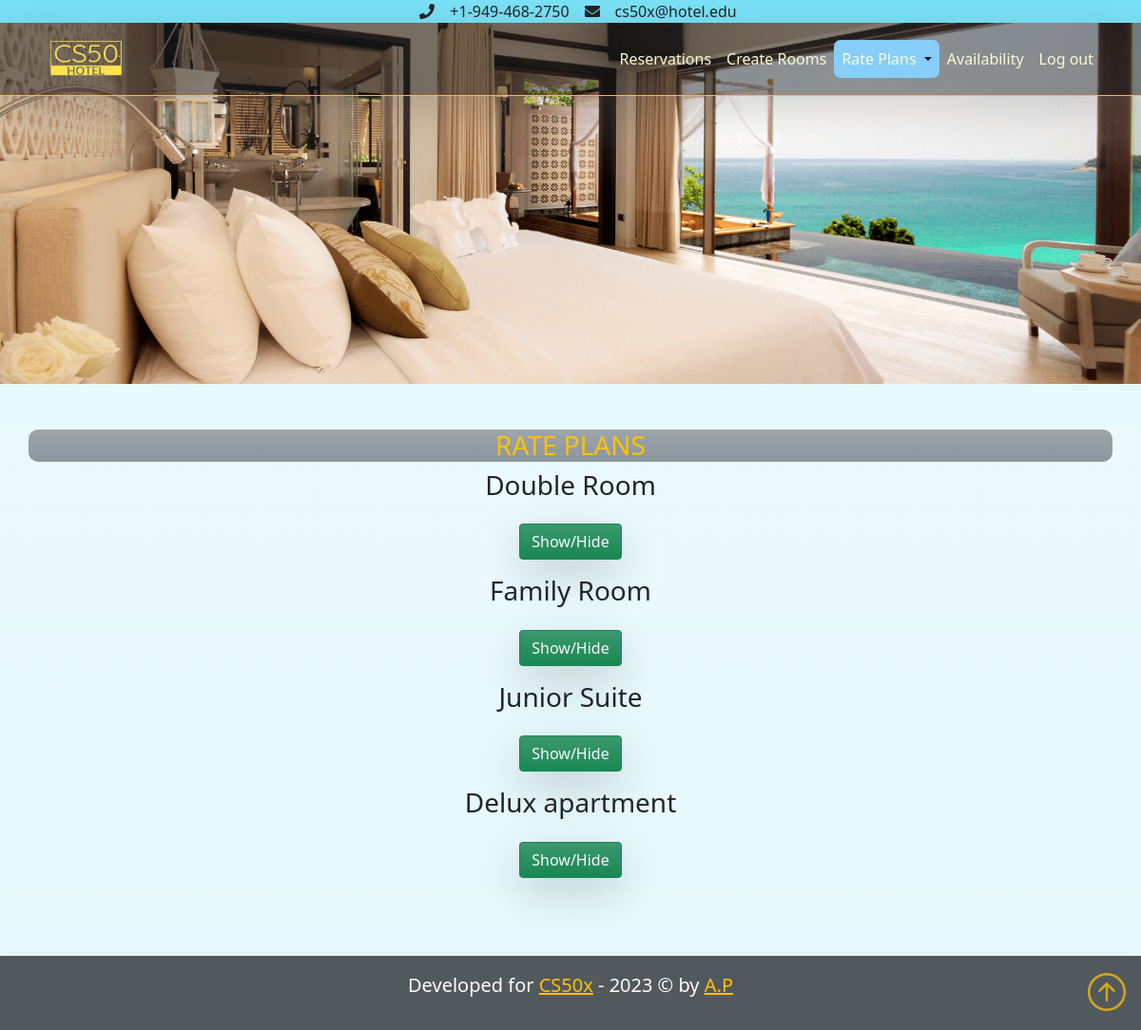
/view_rate_plans (signed in), run on an earlier commit of the app's database.
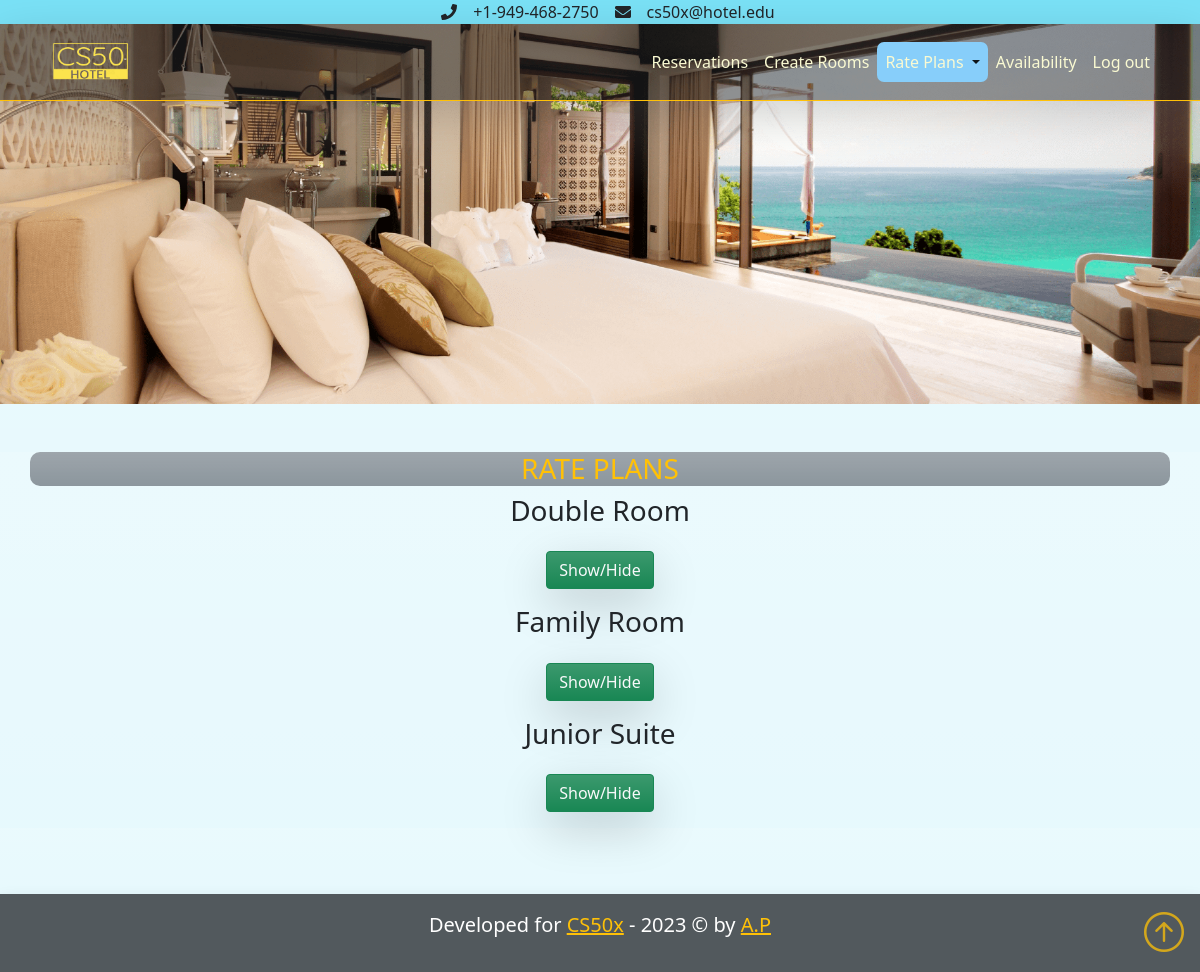
And on a later commit of the database.
### booking_engine/models.py (models this page shows)
class RateType(db.Model):
    id = db.Column(db.Integer, primary_key=True, nullable=False)
    rate_name = db.Column(db.String(50), nullable=False)
    rate_plan_type = db.relationship('RatePlan', backref='rate_type')
    listed_room = db.relationship("ListedRoom", backref='rate_type')

### booking_engine/routes.py (the view)
@app.route("/view_rate_plans", methods=["GET", "POST"])
@login_required
def view_rate_plans():
    if request.method == "POST":
        delete_rate = request.form.get("delete")
        if delete_rate:
            RateType.query.filter(RateType.id == delete_rate).delete()
            RatePlan.query.filter(RatePlan.rate_type_id == delete_rate).delete()
            db.session.commit()
        return redirect("/view_rate_plans")
    else:
        rate_plans = RateType.query.all()
        headings = [
                    "Date period",
                    "Starting date",
                    "Ending date",
                    "Adult",
                    "Single adult",
                    "Child 0-12 RB",
                    "Child 12-17.99 Exb",
                    "Child 7-11.99 Exb",
                    "Child 2-6.99",
                    "Child 0-1.99"
                ]
    return render_template("view_rate_plans.html", rate_plans=rate_plans, headings=headings, usd=usd)

### booking_engine/__init__.py (called while the page is built)
@app.after_request
def apply_caching(response):
    response.headers["X-Frame-Options"] = "SAMEORIGIN"
    response.headers["HTTP-HEADER"] = "VALUE"
    return response

### booking_engine/helpers.py (called while the page is built)
def login_required(f):
    @wraps(f)
    def decorated_function(*args, **kwargs):
        if session.get("admin_id") is None:
            return redirect("/admin_login")
        return f(*args, **kwargs)
    return decorated_function

### booking_engine/templates/view_rate_plans.html (shortened to what this page needs)
{% extends "layout.html" %}
{% set active_page = "rate_plans" %}
{% block main %}
<div class="text-headings-box container bg-secondary bg-gradient bg-opacity-75">
    <h3 class="mt-2 text-warning">RATE PLANS</h3>
</div>
<div class="container-fluid">
{% for rate_type in rate_plans %}
<h3>{{ rate_type.rate_name }}</h3>
<input class="btn btn-success bg-gradient mb-3 text-light mt-3 rounded shadow shadow-lg" type = "button" name = "Test1" id="show{{ rate_type.id }}" value = "Show/Hide">
                    {% set date_period = namespace(value=1) %}
{% endfor %}
</div>
{% endblock %}

### booking_engine/templates/layout.html (shortened to what this page needs)
<!DOCTYPE html>
<html lang="en">
<head>
    <link href="https://cdn.jsdelivr.net/npm/bootstrap@5.1.3/dist/css/bootstrap.min.css" rel="stylesheet">
    <link rel="stylesheet" href="https://cdn.jsdelivr.net/npm/bootstrap-icons@1.3.0/font/bootstrap-icons.css">
    <link href="/static/styles.css" rel="stylesheet">
    <link rel="stylesheet" href="https://cdnjs.cloudflare.com/ajax/libs/bootstrap-datepicker/1.10.0/css/bootstrap-datepicker.min.css" />
    <link rel="stylesheet"
    href="https://cdnjs.cloudflare.com/ajax/libs/font-awesome/6.4.0/css/all.min.css"
 />
     <link rel="stylesheet" type="text/css" href="//cdn.datatables.net/1.13.4/css/jquery.dataTables.min.css">
</head>
<body class="bg-info bg-gradient bg-opacity-10">
<div class="wrapper">
    <div class="navbar bg-info bg-opacity-50  p-0 ">
        <div class="container d-flex flex-row justify-content-center">
            <i class="fa fa-phone mx-3"></i>
            <a class=" text-dark" href="tel:+1-949-468-2750" style="text-decoration: none;">+1-949-468-2750</a>
            <i class="fa fa-envelope mx-3"></i>
            <a class=" text-dark " href="tel:+1-949-468-2750" style="text-decoration: none;">cs50x@hotel.edu</a>
        </div>
    </div>
    <div class="bg-img" id="overlay">
            <section>
                <nav class="navbar navbar-expand-lg navbar-light bg-dark shadow-lg bg-opacity-50  border-bottom border-warning ">
                    <div class="container">
                    <a class="navbar-brand" href="/">
                        <img src="/static/images/logo1.png" width="100" height="50" class="d-inline-block align-top ml-3" alt="cs50xhotellogo">
                    </a>
                    <div class="collapse navbar-collapse" id="navbarNavAltMarkup">
                        {% if session["admin_id"] %}
                        <ul class="navbar-nav ms-auto">
                            <li class="{{'active' if active_page == 'reservations'}}"><a class="nav-link" href="/admin_panel">Reservations</a></li>
                            <li class="{{'active' if active_page == 'create_rooms'}}" id="create_rooms"><a class="nav-link" href="/create_rooms" >Create Rooms</a></li>
                            <li class="nav-item dropdown">
                                <a class="nav-link dropdown-toggle {{'active' if active_page == 'rate_plans'}}" href="#" id="navbarDropdown" role="button" data-toggle="dropdown" aria-haspopup="true" aria-expanded="false">
                                Rate Plans
                                </a>
                                <div class="dropdown-menu bg-dark opacity-75 " aria-labelledby="navbarDropdown">
                            <li class="{{'active' if active_page == 'availability'}}"><a class="nav-link" href="/availability">Availability</a></li>
                            <li class="nav-item"><a class="nav-link" href="/logout">Log out</a></li>
                        </ul>
                        {% endif %}
                    </div>
                </div>
                </nav>
            </section>
                <main class="py-5 bg-gradient bg-opacity-10 text-center">
                </main>
    </div>
                <main class="container-fluid mt-5 bg-gradient bg-opacity-10 text-center">
                    {% block main %}{% endblock %}
                </main>
                <main class="container-fluid p-5 mb-5 bg-gradient bg-opacity-10 text-center">
                </main>
            <footer class="footerWrap p-3 bg-dark  bg-opacity-75 text-center text-white  shadow">
                <div class="container">
                    <p class="lead text-white">Developed for <strong class="text-danger text-"></strong> <a href="https://cs50.harvard.edu/x/2023/" target=”_blank” style="text-decoration:underline" class="text-warning"><strong>CS50x</strong></a>  - 2023 &copy; by
                        <a href="https://github.com/Acrofil" target=”_blank” class="text-warning" style="text-decoration: underline;"><strong>A.P</strong></a></p>
                    <a href="#" class="position-absolute bottom-0 end-0 p-3 mr-5">
                        <i class="bi bi-arrow-up-circle text-warning h1 text-opacity-75"></i>
                    </a>
                </div>
            </footer>
</div>
</body>
</html>

### booking_engine/static/styles.css (style rules this page uses)
.bg-img { background-image: url("/static/images/banner-5.png"); min-height: 380px; background-position: center; background-repeat: no-repeat; background-size: cover; position: relative; background-color: rgba(0, 0, 0, 0.5); }
.active { background-color: lightskyblue; -webkit-text-fill-color: black; border-radius: 7px; }
.nav-link { -webkit-text-fill-color: lightgoldenrodyellow; }
html { position: relative; min-height: 100%; }
.footerWrap { position: absolute; width: 100%; bottom: 0; left: 0; }
.text-headings-box { border-radius: 10px; }

What changed in the data, as far as the page shows it:
removed RateType: rate_name "Delux apartment"
